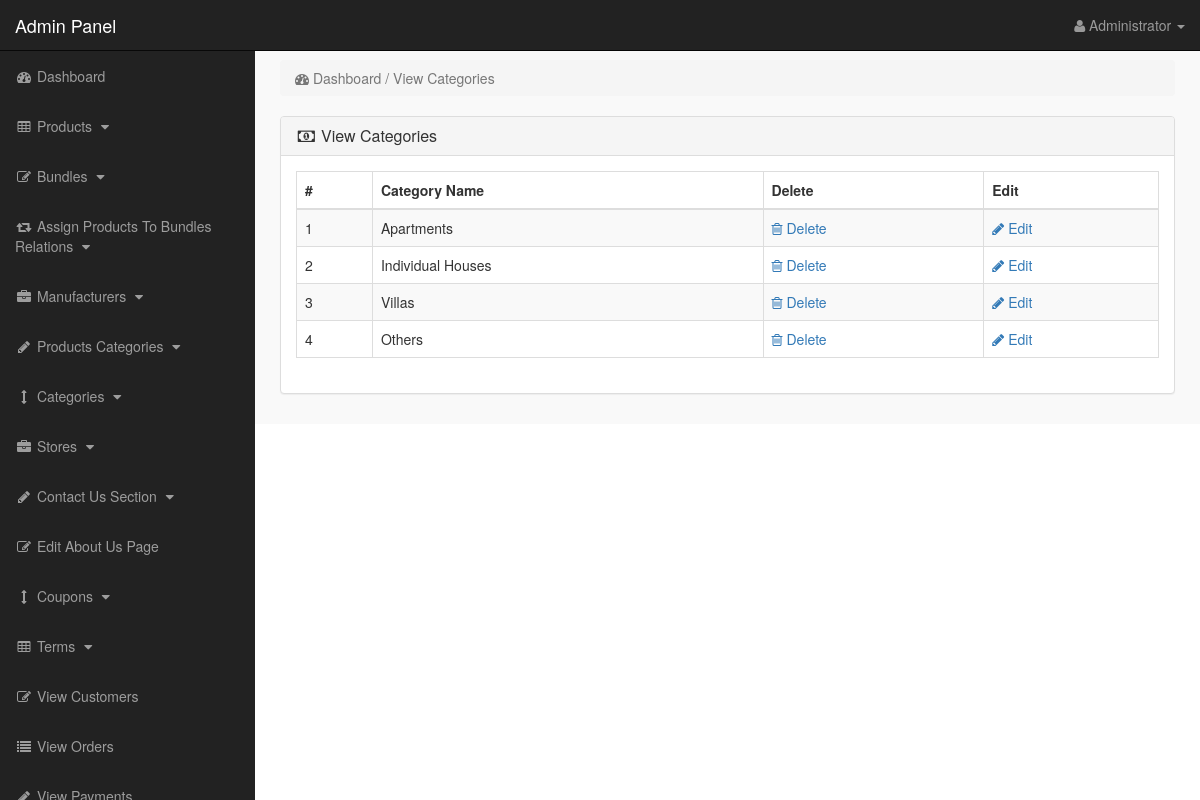
The app's page /admin_area/index.php?view_cats (signed in) with its own data.
### tables this page shows
CREATE TABLE `categories` (
  `cat_id` int(10) NOT NULL,
  `cat_title` text NOT NULL,
  `cat_top` text NOT NULL,
  `cat_image` text NOT NULL
);

### admin_area/view_cats.php (the view)
<?php
if(!isset($_SESSION['admin_email'])){
echo "<script>window.open('login.php','_self')</script>";
}
else {
?>
<div class="row" >
<div class="col-lg-12" >
<ol class="breadcrumb" >
<li class="active" >
<i class="fa fa-dashboard" ></i> Dashboard / View Categories
</li>
</ol>
</div>
</div>
<div class="row" >
<div class="col-lg-12" >
<div class="panel panel-default" >
<div class="panel-heading" >
<h3 class="panel-title" >
<i class="fa fa-money fa-fw"></i> View Categories
</h3>
</div>
<div class="panel-body" >
<div class="table-responsive" >
<table class="table table-bordered table-hover table-striped" >
<thead>
<tr>
<th>#</th>
<th>Category Name</th>
<th>Delete</th>
<th>Edit</th>
</tr>
</thead>
<tbody>
<?php
$i=0;
$get_cats = "select * from categories";
$run_cats = mysqli_query($con,$get_cats);
while($row_cats = mysqli_fetch_array($run_cats)){
$cat_id = $row_cats['cat_id'];
$cat_title = $row_cats['cat_title'];
$i++;
?>
<tr>
<td><?php echo $i; ?></td>
<td><?php echo $cat_title; ?></td>
<td>
<a href="index.php?delete_cat=<?php echo $cat_id; ?>" >
<i class="fa fa-trash-o" ></i> Delete
</a>
</td>
<td>
<a href="index.php?edit_cat=<?php echo $cat_id; ?>" >
<i class="fa fa-pencil" ></i> Edit
</a>
</td>
</tr>
<?php } ?>
</tbody>
</table>
</div>
</div>
</div>
</div>
</div>
<?php } ?>

### admin_area/includes/sidebar.php (shortened to what this page needs)
<?php
if(!isset($_SESSION['admin_email'])){
echo "<script>window.open('login.php','_self')</script>";
}
else {
?>
<nav class="navbar navbar-inverse navbar-fixed-top" >
<div class="navbar-header" >
<a class="navbar-brand" href="index.php?dashboard" >Admin Panel</a>
</div>
<ul class="nav navbar-right top-nav" >
<li class="dropdown" >
<a href="#" class="dropdown-toggle" data-toggle="dropdown" >
<i class="fa fa-user" ></i>
<?php echo $admin_name; ?> <b class="caret" ></b>
</a>
</li>
</ul>
<div class="collapse navbar-collapse navbar-ex1-collapse">
<ul class="nav navbar-nav side-nav">
<li>
<a href="index.php?dashboard">
<i class="fa fa-fw fa-dashboard"></i> Dashboard
</a>
</li>
<li>
<a href="#" data-toggle="collapse" data-target="#products">
<i class="fa fa-fw fa-table"></i> Products
<i class="fa fa-fw fa-caret-down"></i>
</a>
</li>
<li>
<a href="#" data-toggle="collapse" data-target="#bundles">
<i class="fa fa-fw fa-edit"></i> Bundles
<i class="fa fa-fw fa-caret-down"></i>
</a>
</li>
<li>
<a href="#" data-toggle="collapse" data-target="#relations">
<i class="fa fa-fw fa-retweet"></i> Assign Products To Bundles Relations
<i class="fa fa-fw fa-caret-down"></i>
</a>
</li>
<li>
<a href="#" data-toggle="collapse" data-target="#manufacturers">
<i class="fa fa-fw fa-briefcase"></i> Manufacturers
<i class="fa fa-fw fa-caret-down"></i>
</a>
</li>
<li>
<a href="#" data-toggle="collapse" data-target="#p_cat">
<i class="fa fa-fw fa-pencil"></i> Products Categories
<i class="fa fa-fw fa-caret-down"></i>
</a>
</li>
<li>
<a href="#" data-toggle="collapse" data-target="#cat">
<i class="fa fa-fw fa-arrows-v"></i> Categories
<i class="fa fa-fw fa-caret-down"></i>
</a>
</li>
<li>
<a href="#" data-toggle="collapse" data-target="#store">
<i class="fa fa-fw fa-briefcase"></i> Stores
<i class="fa fa-fw fa-caret-down"></i>
</a>
</li>
<li>
<a href="#" data-toggle="collapse" data-target="#contact_us">
<i class="fa fa-fw fa-pencil"> </i> Contact Us Section
<i class="fa fa-fw fa-caret-down"></i>
</a>
</li>
<li>
<a href="index.php?edit_about_us">
<i class="fa fa-fw fa-edit"></i> Edit About Us Page
</a>
</li>
<li>
<a href="#" data-toggle="collapse" data-target="#coupons">
<i class="fa fa-fw fa-arrows-v"></i> Coupons
<i class="fa fa-fw fa-caret-down"></i>
</a>
</li>
<li>
<a href="#" data-toggle="collapse" data-target="#terms" >
<i class="fa fa-fw fa-table"></i> Terms
<i class="fa fa-fw fa-caret-down"></i>
</a>
</li>
<li>
<a href="index.php?view_customers">
<i class="fa fa-fw fa-edit"></i> View Customers
</a>
</li>
<li>
<a href="index.php?view_orders">
<i class="fa fa-fw fa-list"></i> View Orders
</a>
</li>
<li>
<a href="index.php?view_payments">
<i class="fa fa-fw fa-pencil"></i> View Payments
</a>
</li>
</ul>
</div>
</nav>
<?php } ?>

### admin_area/css/style.css (style rules this page uses)
body { margin-top:100px; }
@media (min-width: 768px) { body { margin-top:50px; } }
.top-nav { padding:0 15px; }
.top-nav>li { display:inline-block; float:left; }
.top-nav>li>a { padding-top:15px; padding-bottom:15px; line-height:20px; color:#999; }
@media (min-width: 768px) { .side-nav { position:fixed; top:51px; width:255px; border-radius:0; overflow-y:auto; background-color: #222; bottom:0; overflow-x:hidden; padding-bottom:40px; } }
@media (min-width: 768px) { .side-nav>li>a { width:255px; } }
.panel-body { border-radius:5px; }

### records on screen
categories: cat_title "Apartments"
categories: cat_title "Individual Houses"
categories: cat_title "Villas"
categories: cat_title "Others"

### other values on screen
$admin_name "Administrator"
